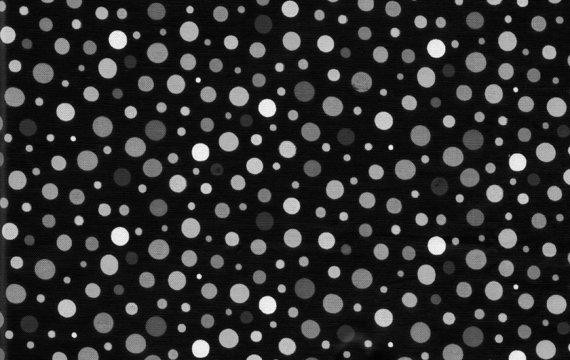
%> input picture assignment3/circles.jpg, 570 x 360 px
$ octave Question2.m   (GNU Octave 9; MATLAB toolbox functions it lacks are replaced by stand-ins)
%> lines starting %> are read from the running program, lines starting %| are printed output that depends on the picture; in (x1, y1, x2, y2) boxes, pixels count from 0 and x2, y2 are one past the last pixel; in counts of white or black regions, pixels touching at a corner belong together; the program's own positions count from 1
%% Yash Patel, 201301134 %%
% CSE, IIIT-H %

% Read circle image. %
im = imread('circles.jpg');
%> im is the input picture: size 360x570x3 uint8; min 0, max 255, mean 45.5

% Convert image to gray scale image. %
im = rgb2gray(im);
%> im: size 360x570 uint8
im = im2bw(im,0.4);
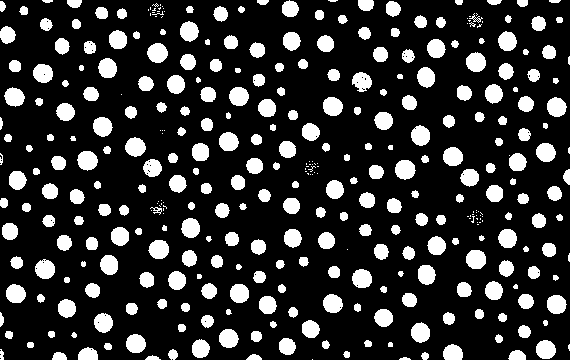
%> im: size 360x570 logical; 19% white; 366 white regions (82 under 20 px), largest, box (x1, y1, x2, y2) and area: (395, 160, 416, 180) 322, (147, 43, 168, 63) 320, (77, 151, 98, 171) 318
im_bw_pre = zeros(size(im));
nums = zeros(15,2);
% Vary over suitable radius size and apply top-hat filter. %
for i=3:12

    % Take the structuring element as circle. %
    se = strel('disk',i);

    % Apply Top-Hat Filter. %
    im_th = imtophat(im,se);

    % Convert to binary image. %
    im_bw = im_th - im_bw_pre;

    % Remove salt pepper noise for this. %
    im_bw = medfilt2(im_bw, [5,5]);

    % Show this image. %
    figure, imshow(im_bw)

    % Save im pre as this im bw for next iteration. %
    im_bw_pre = im_th;

    % Count the connected components. %
    [l num] = bwlabel(im_bw);

    % Store in array. %
    nums(i-2,1) = i;
    nums(i-2,2) = num;

end
%> this loop made 10 passes
%> num on passes 1 to 10: 14, 55, 63, 31, 26, 34, 24, 50, 7, 0
%> pass 1, `im_th = imtophat(im,se);`:
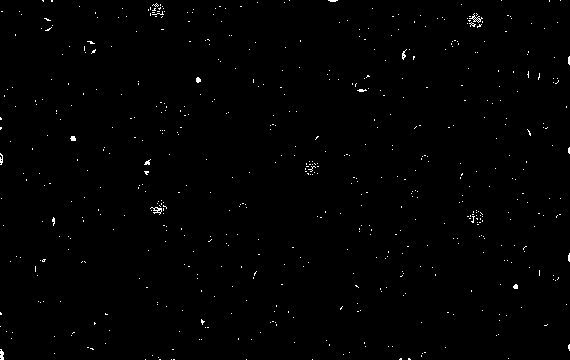
%> im_th: size 360x570 logical; 0.66% white in thin lines or dots
%> pass 1, `im_bw = medfilt2(im_bw, [5,5]);`:
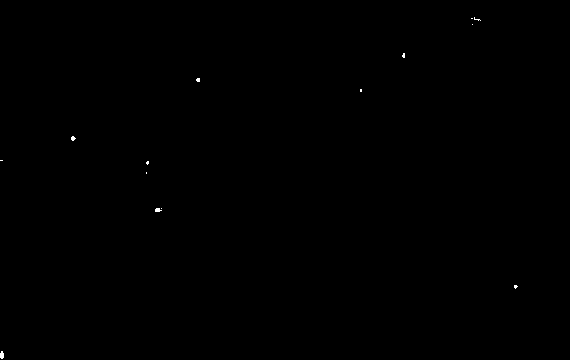
%> im_bw: size 360x570 double; values 0 (black) and 1 (white), 0.07% white in thin lines or dots, all inside (x1, y1, x2, y2) = (0, 17, 518, 359)
%> after the loop, nums = 15 rows, first 12: [3 14; 4 55; 5 63; 6 31; 7 26; 8 34; 9 24; 10 50; 11 7; 12 0; 0 0; 0 0]

% Print nums. %
nums

$ run again, with assignment3/question3_bg.jpg copied over assignment3/circles.jpg
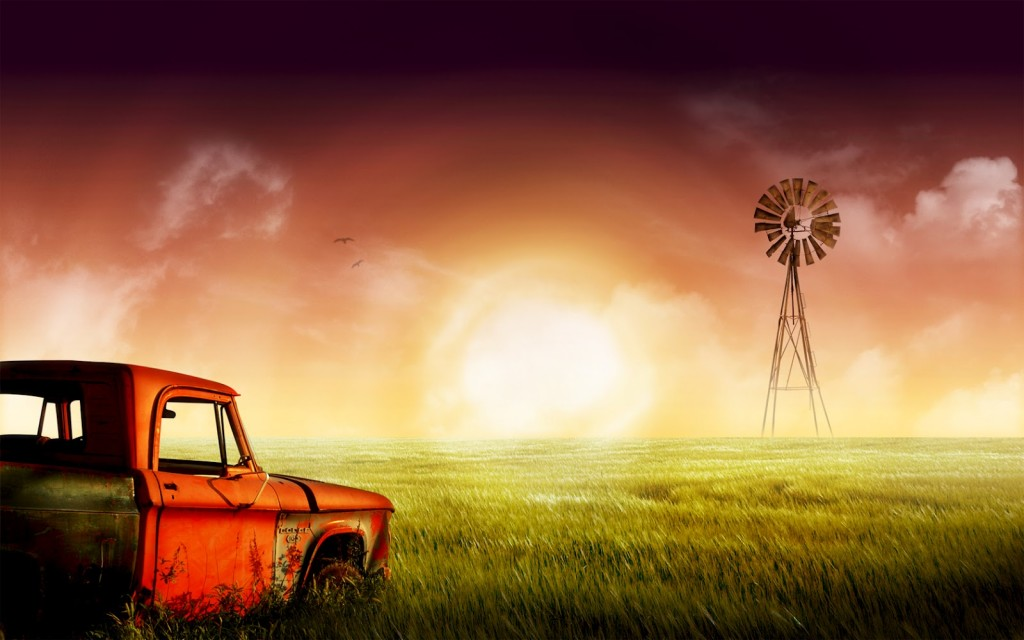
%> input picture assignment3/question3_bg.jpg, 1024 x 640 px
%> im is the input picture: size 640x1024x3 uint8; mean R, G, B 142.9, 100, 67.2
%> `im = im2bw(im,0.4);`:
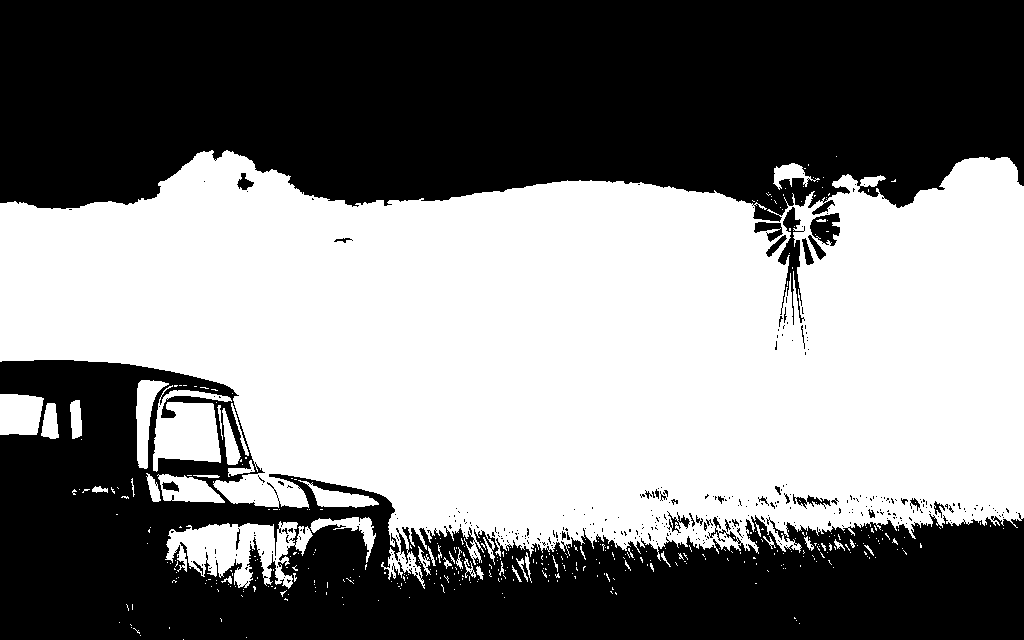
%> im: size 640x1024 logical; 49.4% white; 418 white regions (375 under 20 px), largest, box (x1, y1, x2, y2) and area: (0, 150, 1024, 589) 304007, (165, 521, 313, 589) 5371, (153, 385, 232, 472) 3906
%> the loop `for i=3:12` made 10 passes
%> num on passes 1 to 8: 165, 67, 56, 35, 27, 16, 7, 9
%> pass 1, `im_bw = medfilt2(im_bw, [5,5]);`:
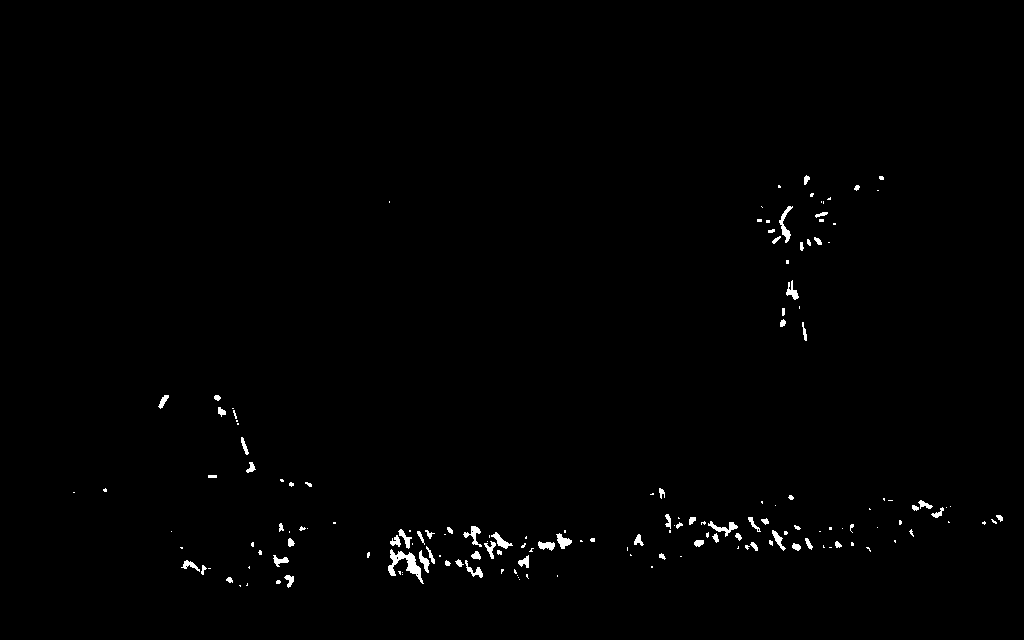
%> im_bw: size 640x1024 double; values 0 (black) and 1 (white), 0.76% white; 165 white regions (96 under 20 px), largest, box (x1, y1, x2, y2) and area: (388, 549, 424, 584) 432, (779, 206, 793, 243) 176, (708, 521, 738, 537) 162
%> after the loop `for i=3:12`: nums = 15 rows, first 12: [3 165; 4 67; 5 56; 6 35; 7 27; 8 16; 9 7; 10 9; 11 5; 12 7; 0 0; 0 0]
